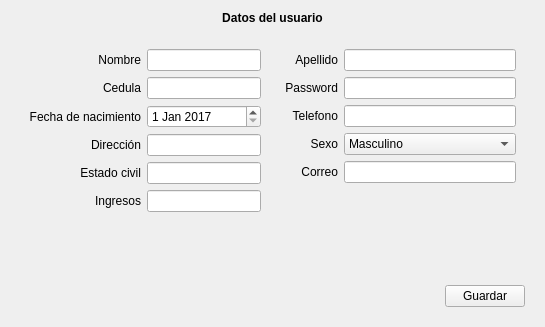
      <widget class="QWidget" name="tab_7">
       <attribute name="title">
        <string>Usuario</string>
       </attribute>
       <layout class="QVBoxLayout" name="verticalLayout_7">
        <item>
         <widget class="QLabel" name="label_47">
          <property name="text">
           <string>&lt;html&gt;&lt;head/&gt;&lt;body&gt;&lt;p align=&quot;center&quot;&gt;&lt;span style=&quot; font-weight:600;&quot;&gt;Datos del usuario&lt;/span&gt;&lt;/p&gt;&lt;/body&gt;&lt;/html&gt;</string>
          </property>
          <property name="margin">
           <number>10</number>
          </property>
         </widget>
        </item>
        <item>
         <widget class="QWidget" name="widget_23" native="true">
          <layout class="QGridLayout" name="gridLayout_9">
           <item row="0" column="0">
            <widget class="QWidget" name="widget_24" native="true">
             <property name="sizePolicy">
              <sizepolicy hsizetype="Expanding" vsizetype="Preferred">
               <horstretch>0</horstretch>
               <verstretch>0</verstretch>
              </sizepolicy>
             </property>
             <layout class="QGridLayout" name="gridLayout_10">
              <item row="0" column="0">
               <widget class="QLabel" name="label_36">
                <property name="text">
                 <string>Nombre</string>
                </property>
                <property name="alignment">
                 <set>Qt::AlignRight|Qt::AlignTrailing|Qt::AlignVCenter</set>
                </property>
               </widget>
              </item>
              <item row="1" column="1">
               <widget class="QLineEdit" name="lUserCedula"/>
              </item>
              <item row="1" column="0">
               <widget class="QLabel" name="label_37">
                <property name="text">
                 <string>Cedula</string>
                </property>
                <property name="alignment">
                 <set>Qt::AlignRight|Qt::AlignTrailing|Qt::AlignVCenter</set>
                </property>
               </widget>
              </item>
              <item row="7" column="1">
               <spacer name="verticalSpacer_7">
                <property name="orientation">
                 <enum>Qt::Vertical</enum>
                </property>
                <property name="sizeHint" stdset="0">
                 <size>
                  <width>20</width>
                  <height>40</height>
                 </size>
                </property>
               </spacer>
              </item>
              <item row="4" column="1">
               <widget class="QLineEdit" name="lUserDireccion"/>
              </item>
              <item row="5" column="0">
               <widget class="QLabel" name="label_38">
                <property name="text">
                 <string>Estado civil</string>
                </property>
                <property name="alignment">
                 <set>Qt::AlignRight|Qt::AlignTrailing|Qt::AlignVCenter</set>
                </property>
               </widget>
              </item>
              <item row="6" column="0">
               <widget class="QLabel" name="label_39">
                <property name="text">
                 <string>Ingresos</string>
                </property>
                <property name="alignment">
                 <set>Qt::AlignRight|Qt::AlignTrailing|Qt::AlignVCenter</set>
                </property>
               </widget>
              </item>
              <item row="6" column="1">
               <widget class="QLineEdit" name="lUserIngresos"/>
              </item>
              <item row="0" column="1">
               <widget class="QLineEdit" name="lUserNombre"/>
              </item>
              <item row="4" column="0">
               <widget class="QLabel" name="label_40">
                <property name="text">
                 <string>Dirección</string>
                </property>
                <property name="alignment">
                 <set>Qt::AlignRight|Qt::AlignTrailing|Qt::AlignVCenter</set>
                </property>
               </widget>
              </item>
              <item row="2" column="0">
               <widget class="QLabel" name="label_41">
                <property name="text">
                 <string>Fecha de nacimiento</string>
                </property>
                <property name="alignment">
                 <set>Qt::AlignRight|Qt::AlignTrailing|Qt::AlignVCenter</set>
                </property>
               </widget>
              </item>
              <item row="5" column="1">
               <widget class="QLineEdit" name="lUserEstadoCivil"/>
              </item>
              <item row="2" column="1">
               <widget class="QDateEdit" name="dateUserNacimiento">
                <property name="dateTime">
                 <datetime>
                  <hour>0</hour>
                  <minute>0</minute>
                  <second>0</second>
                  <year>2017</year>
                  <month>1</month>
                  <day>1</day>
                 </datetime>
                </property>
               </widget>
              </item>
             </layout>
            </widget>
           </item>
           <item row="0" column="1">
            <widget class="QWidget" name="widget_25" native="true">
             <property name="sizePolicy">
              <sizepolicy hsizetype="Expanding" vsizetype="Preferred">
               <horstretch>0</horstretch>
               <verstretch>0</verstretch>
              </sizepolicy>
             </property>
             <layout class="QGridLayout" name="gridLayout_11">
              <item row="1" column="2">
               <widget class="QLineEdit" name="lUserPassword">
                <property name="echoMode">
                 <enum>QLineEdit::Password</enum>
                </property>
               </widget>
              </item>
              <item row="4" column="1">
               <widget class="QLabel" name="label_42">
                <property name="text">
                 <string>Correo</string>
                </property>
                <property name="alignment">
                 <set>Qt::AlignRight|Qt::AlignTrailing|Qt::AlignVCenter</set>
                </property>
               </widget>
              </item>
              <item row="3" column="1">
               <widget class="QLabel" name="label_43">
                <property name="text">
                 <string>Sexo</string>
                </property>
                <property name="alignment">
                 <set>Qt::AlignRight|Qt::AlignTrailing|Qt::AlignVCenter</set>
                </property>
               </widget>
              </item>
              <item row="4" column="2">
               <widget class="QLineEdit" name="lUserCorreo"/>
              </item>
              <item row="0" column="1">
               <widget class="QLabel" name="label_44">
                <property name="text">
                 <string>Apellido</string>
                </property>
                <property name="textFormat">
                 <enum>Qt::PlainText</enum>
                </property>
                <property name="alignment">
                 <set>Qt::AlignRight|Qt::AlignTrailing|Qt::AlignVCenter</set>
                </property>
               </widget>
              </item>
              <item row="2" column="2">
               <widget class="QLineEdit" name="lUserTelefono"/>
              </item>
              <item row="2" column="1">
               <widget class="QLabel" name="label_45">
                <property name="text">
                 <string>Telefono</string>
                </property>
                <property name="alignment">
                 <set>Qt::AlignRight|Qt::AlignTrailing|Qt::AlignVCenter</set>
                </property>
               </widget>
              </item>
              <item row="0" column="2">
               <widget class="QLineEdit" name="lUserApellido"/>
              </item>
              <item row="1" column="1">
               <widget class="QLabel" name="label_46">
                <property name="text">
                 <string>Password</string>
                </property>
                <property name="alignment">
                 <set>Qt::AlignRight|Qt::AlignTrailing|Qt::AlignVCenter</set>
                </property>
               </widget>
              </item>
              <item row="5" column="2">
               <spacer name="verticalSpacer_8">
                <property name="orientation">
                 <enum>Qt::Vertical</enum>
                </property>
                <property name="sizeHint" stdset="0">
                 <size>
                  <width>20</width>
                  <height>40</height>
                 </size>
                </property>
               </spacer>
              </item>
              <item row="3" column="2">
               <widget class="QComboBox" name="comboUserSexo">
                <item>
                 <property name="text">
                  <string>Masculino</string>
                 </property>
                </item>
                <item>
                 <property name="text">
                  <string>Femenino</string>
                 </property>
                </item>
               </widget>
              </item>
             </layout>
            </widget>
           </item>
          </layout>
         </widget>
        </item>
        <item>
         <widget class="QWidget" name="widget_26" native="true">
          <property name="sizePolicy">
           <sizepolicy hsizetype="Preferred" vsizetype="Expanding">
            <horstretch>0</horstretch>
            <verstretch>0</verstretch>
           </sizepolicy>
          </property>
          <layout class="QHBoxLayout" name="horizontalLayout_16">
           <item>
            <spacer name="horizontalSpacer_8">
             <property name="orientation">
              <enum>Qt::Horizontal</enum>
             </property>
             <property name="sizeHint" stdset="0">
              <size>
               <width>425</width>
               <height>20</height>
              </size>
             </property>
            </spacer>
           </item>
           <item>
            <widget class="QPushButton" name="bUserGuardar">
             <property name="text">
              <string>Guardar</string>
             </property>
            </widget>
           </item>
          </layout>
         </widget>
        </item>
       </layout>
      </widget>
